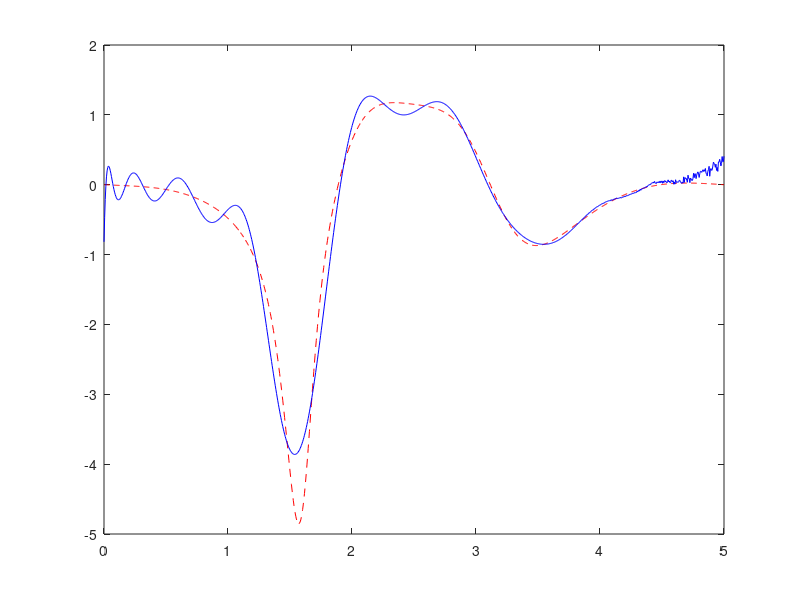

Write the MATLAB code that produced this figure.
load('desired_trajectory_joints3.mat')
order = 22;
Q_theta  = zeros(7,order+1);
Q_theta_dot  = zeros(7,order+1);
Q_theta_ddot  = zeros(7,order+1);


x = time;

for i=1:7
    y = Theta(i,:);
    p = polyfit(x,y,order);
    Q_theta(i,:) = p;
end

for i=1:7
    y = Theta_dot(i,:);
    p = polyfit(x,y,order);
    Q_theta_dot(i,:) = p;
end

for i=1:7
    y = Theta_ddot(i,:);
    p = polyfit(x,y,order);
    Q_theta_ddot(i,:) = p;
end


y = Theta_ddot(1,:);
p = Q_theta_ddot(1,:);

y2 = polyval(p,x);

plot(x,y,'--r')
hold on 
plot(x,y2,'-b')